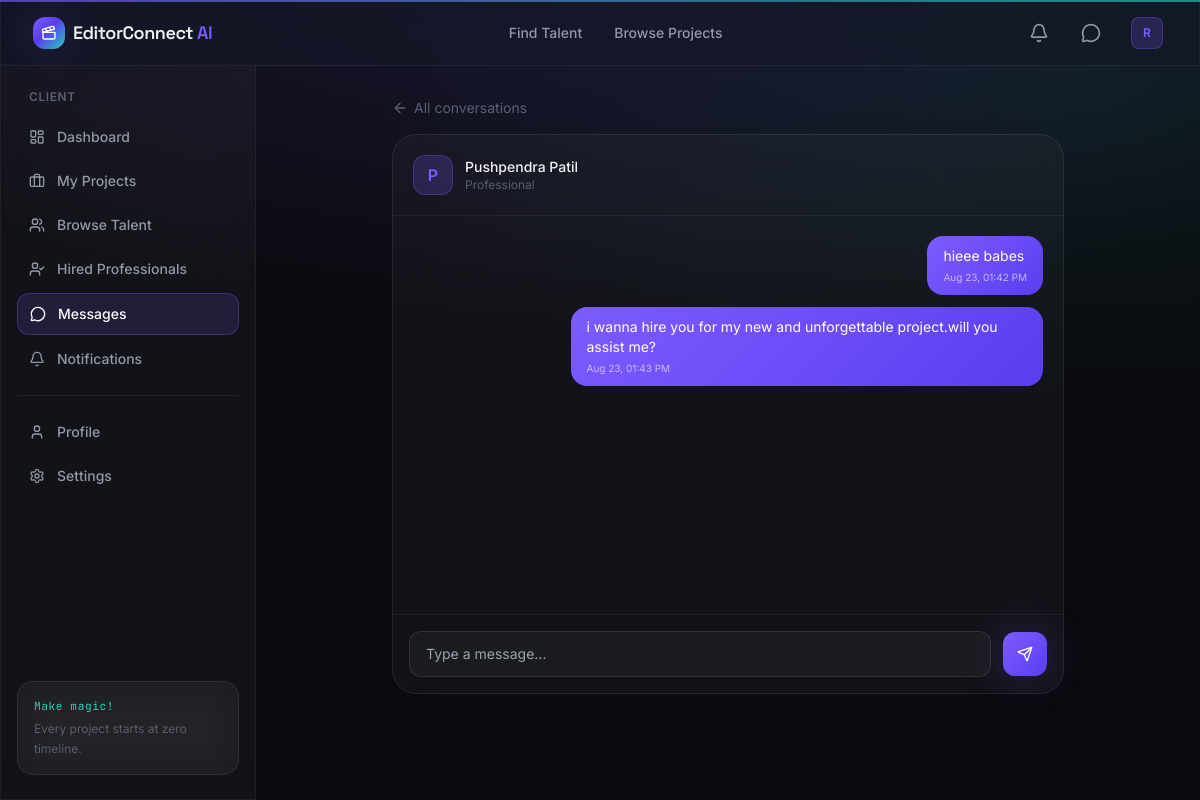
Page /messages/10 (signed in) on the committed database.
### models/user.py (models this page shows, shortened)
class User(UserMixin, db.Model):
    __tablename__ = "users"
    id = db.Column(db.Integer, primary_key=True)
    name = db.Column(db.String(120), nullable=False)
    email = db.Column(db.String(150), unique=True, nullable=False, index=True)
    phone = db.Column(db.String(30))
    password_hash = db.Column(db.String(255), nullable=False)
    role = db.Column(db.String(20), nullable=False, default="client")
    is_active_account = db.Column(db.Boolean, default=True)
    is_verified = db.Column(db.Boolean, default=False)
    dark_mode = db.Column(db.Boolean, default=True)
    avatar = db.Column(db.String(255), default="default-avatar.png")
    created_at = db.Column(db.DateTime, default=lambda: datetime.now(timezone.utc))
    professional_profile = db.relationship(
        "Professional", backref="user", uselist=False, cascade="all, delete-orphan"
    )
    projects = db.relationship(
        "Project", backref="client", lazy="dynamic", cascade="all, delete-orphan",
        foreign_keys="Project.client_id"
    )
    notifications = db.relationship(
        "Notification", backref="user", lazy="dynamic", cascade="all, delete-orphan"
    )
    @property
    def is_client(self):
        return self.role == "client"
    def unread_notification_count(self):
        return self.notifications.filter_by(is_read=False).count()

### models/message.py (models this page shows, shortened)
class Message(db.Model):
    __tablename__ = "messages"
    id = db.Column(db.Integer, primary_key=True)
    conversation_id = db.Column(db.Integer, db.ForeignKey("conversations.id"), nullable=False)
    sender_id = db.Column(db.Integer, db.ForeignKey("users.id"), nullable=False)
    body = db.Column(db.Text, nullable=False)
    is_read = db.Column(db.Boolean, default=False)
    created_at = db.Column(db.DateTime, default=lambda: datetime.now(timezone.utc))
    sender = db.relationship("User", foreign_keys=[sender_id])

### routes/messages.py (the view, shortened to what this page needs)
@messages_bp.route("/messages/<int:user_id>", methods=["GET", "POST"])
@login_required
def chat(user_id):
    other_user = User.query.get_or_404(user_id)
    if other_user.id == current_user.id:
        flash("You can't message yourself.", "error")
        return redirect(url_for("messages.conversations"))
    convo = get_or_create_conversation(current_user.id, other_user.id)
    unread = convo.messages.filter(Message.sender_id != current_user.id, Message.is_read.is_(False)).all()
    for m in unread:
        m.is_read = True
    if unread:
        db.session.commit()
    all_messages = convo.messages.order_by(Message.created_at.asc()).all()
    return render_template(
        "messages/chat.html", other_user=other_user, messages=all_messages, conversation=convo
    )

### models/user.py (called while the page is built)
@login_manager.user_loader
def load_user(user_id):
    return User.query.get(int(user_id))

### routes/messages.py (called while the page is built)
def get_or_create_conversation(user_a_id, user_b_id):
    lo, hi = sorted([user_a_id, user_b_id])
    convo = Conversation.query.filter_by(user_one_id=lo, user_two_id=hi).first()
    if not convo:
        convo = Conversation(user_one_id=lo, user_two_id=hi)
        db.session.add(convo)
        db.session.commit()
    return convo

### templates/messages/chat.html (shortened to what this page needs)
{% extends "base.html" %}
{% block content %}
<div class="max-w-2xl mx-auto">
  <a href="{{ url_for('messages.conversations') }}" class="flex items-center gap-1.5 text-sm text-ink-faint hover:text-ink mb-4">
    <i data-lucide="arrow-left" class="w-4 h-4"></i> All conversations
  </a>
  <div class="glass rounded-3xl flex flex-col h-[70vh]">
    <div class="flex items-center gap-3 p-5 border-b border-white/5">
      <div class="w-10 h-10 rounded-xl bg-violet-glow/20 border border-violet-glow/30 flex items-center justify-center font-semibold text-violet-glow">
        {{ other_user.name[0]|upper }}
      </div>
      <div>
        <p class="font-medium text-sm">{{ other_user.name }}</p>
        <p class="text-xs text-ink-faint capitalize">{{ other_user.role }}</p>
      </div>
    </div>
    <div class="flex-1 overflow-y-auto p-5 space-y-3" id="message-list">
      {% if messages %}
        {% for m in messages %}
        <div class="flex {% if m.sender_id == current_user.id %}justify-end{% else %}justify-start{% endif %}">
          <div class="max-w-[75%] {% if m.sender_id == current_user.id %}btn-gradient text-white{% else %}glass{% endif %} rounded-2xl px-4 py-2.5">
            <p class="text-sm">{{ m.body }}</p>
            <p class="text-[10px] opacity-60 mt-1">{{ m.created_at.strftime('%b %d, %I:%M %p') }}</p>
          </div>
        </div>
        {% endfor %}
      {% else %}
      <div class="h-full flex items-center justify-center">
        <p class="text-sm text-ink-faint">Say hello to start the conversation.</p>
      </div>
      {% endif %}
    </div>
    <form method="POST" class="p-4 border-t border-white/5 flex items-center gap-3">
      <input type="text" name="body" required autocomplete="off" placeholder="Type a message..."
             class="flex-1 input-glass rounded-xl px-4 py-3 text-sm outline-none">
      <button type="submit" class="w-11 h-11 rounded-xl btn-gradient text-white flex items-center justify-center flex-shrink-0 shadow-glow">
        <i data-lucide="send" class="w-4 h-4"></i>
      </button>
    </form>
  </div>
</div>
{% endblock %}

### templates/partials/navbar.html (shortened to what this page needs)
<nav class="sticky top-0 z-40 glass-strong border-b border-white/5">
  <div class="max-w-7xl mx-auto px-4 sm:px-6 lg:px-8">
    <div class="flex items-center justify-between h-16">
      <a href="{{ url_for('main.index') }}" class="flex items-center gap-2 group">
        <div class="w-8 h-8 rounded-xl bg-grade-gradient flex items-center justify-center shadow-glow">
          <i data-lucide="clapperboard" class="w-4 h-4 text-white"></i>
        </div>
        <span class="font-display font-semibold text-lg tracking-tight">EditorConnect <span class="text-violet-glow">AI</span></span>
      </a>
      <div class="hidden md:flex items-center gap-8 text-sm font-medium text-ink-muted">
        <a href="{{ url_for('main.professionals') }}" class="hover:text-ink transition-colors">Find Talent</a>
        <a href="{{ url_for('main.projects') }}" class="hover:text-ink transition-colors">Browse Projects</a>
      </div>
      <div class="flex items-center gap-3">
        {% if current_user.is_authenticated %}
          <a href="{{ url_for('notifications.index') }}" class="relative w-10 h-10 rounded-xl flex items-center justify-center hover:bg-white/5 transition-colors">
            <i data-lucide="bell" class="w-5 h-5 text-ink-muted"></i>
          </a>
          <a href="{{ url_for('messages.conversations') }}" class="w-10 h-10 rounded-xl flex items-center justify-center hover:bg-white/5 transition-colors">
            <i data-lucide="message-circle" class="w-5 h-5 text-ink-muted"></i>
          </a>
          <div class="relative group">
            <button class="flex items-center gap-2 pl-2 pr-1 py-1 rounded-xl hover:bg-white/5 transition-colors">
              <div class="w-8 h-8 rounded-lg bg-violet-glow/20 border border-violet-glow/30 flex items-center justify-center text-xs font-semibold text-violet-glow">
                {{ current_user.name[0]|upper }}
              </div>
            </button>
          </div>
        {% else %}
          <a href="{{ url_for('auth.login') }}" class="px-4 py-2 text-sm font-medium text-ink-muted hover:text-ink transition-colors">Log in</a>
          <a href="{{ url_for('auth.register') }}" class="px-4 py-2 text-sm font-medium rounded-xl btn-gradient text-white shadow-glow">Get Started</a>
        {% endif %}
      </div>
    </div>
  </div>
</nav>

### static/css/style.css (style rules this page uses)
body { background-image: radial-gradient(ellipse 80% 50% at 50% -10%, rgba(124,92,255,0.15), transparent), radial-gradient(ellipse 60% 40% at 90% 10%, rgba(34,211,184,0.08), transparent); background-attachment: fixed; }
.glass { background: rgba(255,255,255,0.035); backdrop-filter: blur(20px); -webkit-backdrop-filter: blur(20px); border: 1px solid rgba(255,255,255,0.08); }
.glass-strong { background: rgba(21,24,39,0.75); backdrop-filter: blur(24px); -webkit-backdrop-filter: blur(24px); border: 1px solid rgba(255,255,255,0.1); }
.btn-gradient { background-image: linear-gradient(135deg, #7C5CFF 0%, #5B3DF0 100%); transition: filter 0.2s ease, transform 0.2s ease; }
a, button { outline-color: #7C5CFF; }
.input-glass { background: rgba(255,255,255,0.04); border: 1px solid rgba(255,255,255,0.1); }

### rows in the picture
User: name "R"
User: name "P", name "Pushpendra Patil", role "Professional"
Message: body "hieee babes", created_at "Aug 23, 01:42 PM"
Message: body "i wanna hire you for my new and unforgettable project.will you assist me?", created_at "Aug 23, 01:43 PM"

### other values in the picture
{{ label }} "Dashboard My Projects Browse Talent Hired Professionals Messages Notifications Profile Settings"
